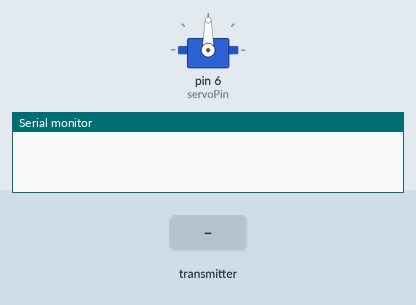
Simulated run of this sketch. Board: Arduino Uno, built with avr-gcc and run on an emulated ATmega328P. Parts: servo, the last lines printed to the serial monitor. The inputs (shaded band) are chosen by the test bench. No radio packets arrive unless stated.

Above: at 1.2 s.
1.3 s: the transmitter starts sending servoPos = 0
At 1.6 s:
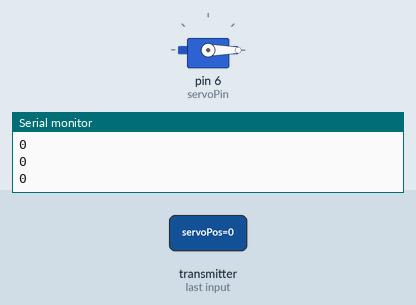
2.8 s: the transmitter starts sending servoPos = 45
At 4.0 s:
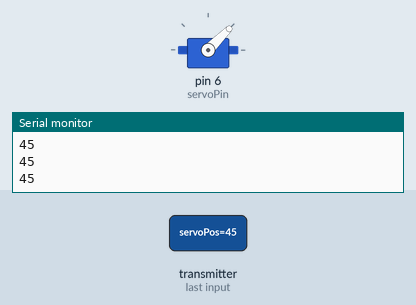
4.3 s: the transmitter starts sending servoPos = 180
At 5.1 s:
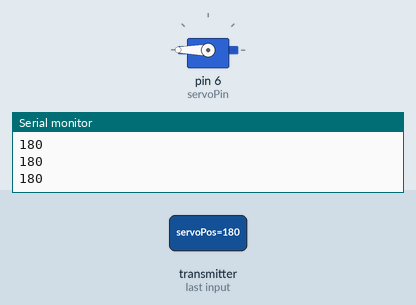
5.8 s: the transmitter starts sending servoPos = 90
At 6.3 s:
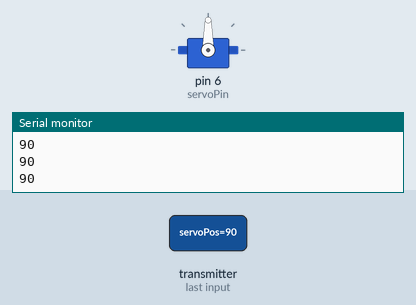
Timing chart, 0 to 8.3 s (numbered marks = the images above; inputs shaded):
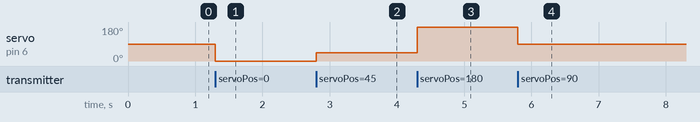

Measured:
- after the input at 1.3 s, servo on pin 6 (servoPin): 90° → 0° at once
- after the input at 2.8 s, servo on pin 6 (servoPin): 0° → 45° at once
- after the input at 4.3 s, servo on pin 6 (servoPin): 45° → 180° at once
- after the input at 5.8 s, servo on pin 6 (servoPin): 180° → 90° at once

The sketch:

nRF_Reciever.ino
```cpp
#include <Servo.h>
#include <SPI.h>
#include <nRF24L01.h>
#include <RF24.h>
int servoPin=6;
Servo myServo;

RF24 radio(9, 8); // CE, CSN

const byte address[6] = "10101";

void setup() {
  Serial.begin(9600);
  pinMode(servoPin,OUTPUT);
  myServo.attach(servoPin);
  radio.begin();
  radio.openReadingPipe(0, address);
  radio.setPALevel(RF24_PA_MIN);
  radio.startListening();
}

void loop() {
  while (radio.available()) {
    //char text[32] = "";
    int servoPos=0;
    radio.read(&servoPos, sizeof(servoPos));
    Serial.println(servoPos);
    myServo.write(servoPos);
  }
}
```
